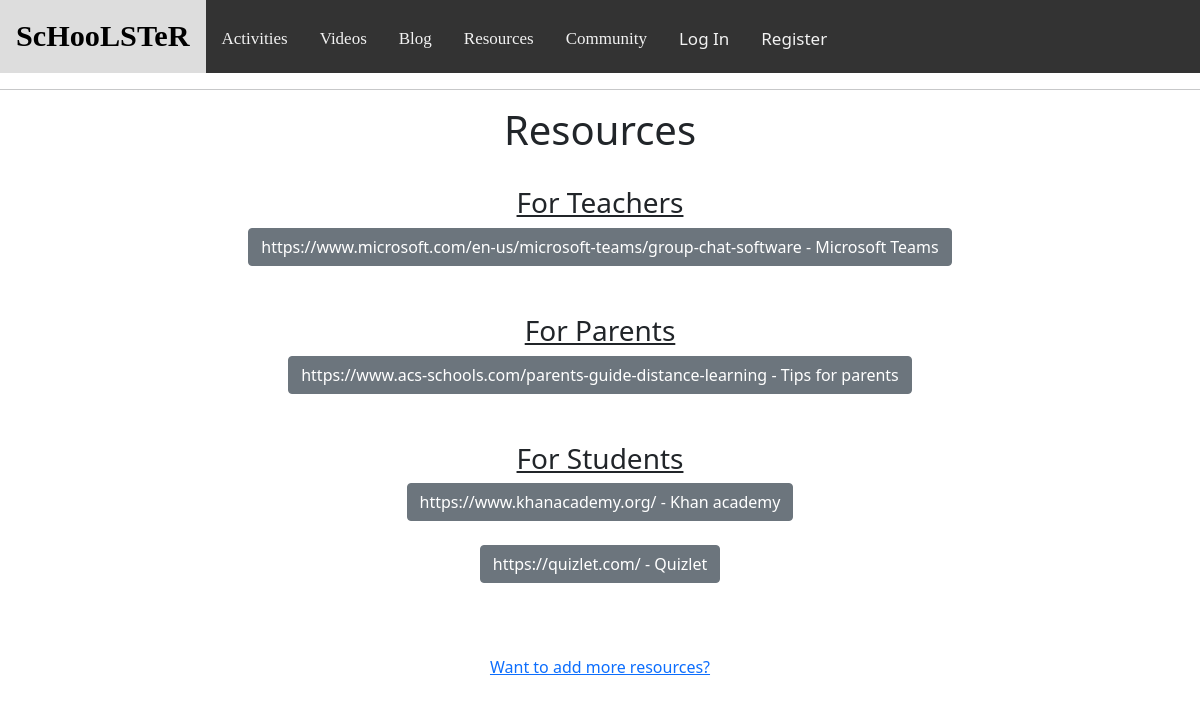
Page /resources/ on the committed database.
### final/models.py (models this page shows)
class Resource(models.Model):
    id=models.AutoField(primary_key=True)
    name=models.CharField(max_length=1000, blank = False)
    link=models.URLField(blank = False)
    category=models.ForeignKey(Category, on_delete=models.CASCADE, null= True,blank=True)

### final/views.py (the view)
# urls.py: path("resources/", views.resources, name="resources"),
def resources(request):
    resources=Resource.objects.all()
    return render (request, "final/resources.html",{
        "resources":resources
    })

### final/templates/final/resources.html
{% extends "final/layout.html" %}
{% block body %}
    <h1 style="text-align: center;">Resources</h1>
    <br/>
    <div class="text-center mx-auto justify-content-center">
        <u><h3>For Teachers</h3></u>
        {%for resource in resources%}
            {%if resource.category.id == 1%}
                <a href="{{resource.link}}" class="btn btn-secondary" role="button" aria-pressed="true" >{{resource.link}} - {{resource.name}}</a><br/><br/>
            {%endif%}
        {%empty%}
            <li>No Resources</li>
        {%endfor%}
        <br/>
        <u><h3>For Parents</h3></u>
        {%for resource in resources%}
            {%if resource.category.id == 3%}
                <a href="{{resource.link}}" class="btn btn-secondary" role="button" aria-pressed="true">{{resource.link}} - {{resource.name}}</a><br/><br/>
            {%endif%}
        {%empty%}
            <li>No Resources</li>
        {%endfor%}
        <br/>
        <u><h3>For Students</h3></u>
        {%for resource in resources%}
            {%if resource.category.id == 2%}
                <a href="{{resource.link}}" class="btn btn-secondary" role="button" aria-pressed="true">{{resource.link}} - {{resource.name}}</a><br/><br/>
            {%endif%}
        {%empty%}
            <li>No Resources</li>
        {%endfor%}
    </div>
    <br/><br/>
    <div class="text-center mx-auto justify-content-center">
    <a href="{% url 'newresources' %}">Want to add more resources?</a></div>
{% endblock %}

### rows in the picture
Resource: link "https://www.microsoft.com/en-us/microsoft-teams/group-chat-software", name "Microsoft Teams"
Resource: link "https://www.acs-schools.com/parents-guide-distance-learning", name "Tips for parents"
Resource: link "https://www.khanacademy.org/", name "Khan academy"
Resource: link "https://quizlet.com/", name "Quizlet"
